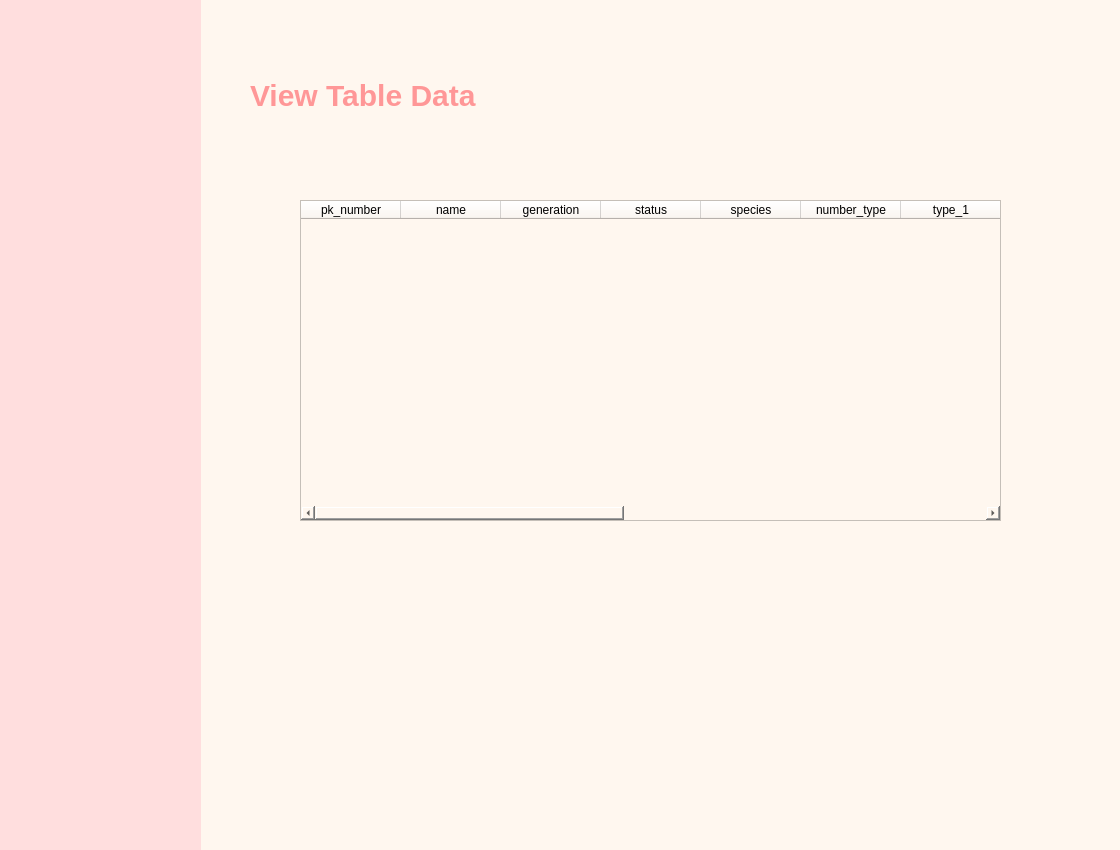
<?xml version="1.0" encoding="UTF-8"?>
<ui version="4.0">
 <class>Dialog</class>
 <widget class="QDialog" name="Dialog">
  <property name="geometry">
   <rect>
    <x>0</x>
    <y>0</y>
    <width>1120</width>
    <height>850</height>
   </rect>
  </property>
  <property name="windowTitle">
   <string>Dialog</string>
  </property>
  <property name="styleSheet">
   <string notr="true">
background-color: rgb(238, 238, 238);
background-color: rgb(255, 247, 239);</string>
  </property>
  <widget class="QWidget" name="widget" native="true">
   <property name="geometry">
    <rect>
     <x>0</x>
     <y>0</y>
     <width>201</width>
     <height>851</height>
    </rect>
   </property>
   <property name="styleSheet">
    <string notr="true">
background-color: rgb(255, 222, 222);</string>
   </property>
  </widget>
  <widget class="QLabel" name="label">
   <property name="geometry">
    <rect>
     <x>250</x>
     <y>50</y>
     <width>311</width>
     <height>91</height>
    </rect>
   </property>
   <property name="styleSheet">
    <string notr="true">font-size: 30px;
font: bold;
color: rgb(255, 222, 222);
color: rgb(255, 151, 151);</string>
   </property>
   <property name="text">
    <string>View Table Data </string>
   </property>
  </widget>
  <widget class="QTableWidget" name="tableWidget">
   <property name="geometry">
    <rect>
     <x>300</x>
     <y>200</y>
     <width>701</width>
     <height>321</height>
    </rect>
   </property>
   <column>
    <property name="text">
     <string>pk_number</string>
    </property>
   </column>
   <column>
    <property name="text">
     <string>name</string>
    </property>
   </column>
   <column>
    <property name="text">
     <string>generation</string>
    </property>
   </column>
   <column>
    <property name="text">
     <string>status</string>
    </property>
   </column>
   <column>
    <property name="text">
     <string>species</string>
    </property>
   </column>
   <column>
    <property name="text">
     <string>number_type</string>
    </property>
   </column>
   <column>
    <property name="text">
     <string>type_1</string>
    </property>
   </column>
   <column>
    <property name="text">
     <string>type_2</string>
    </property>
   </column>
   <column>
    <property name="text">
     <string>height</string>
    </property>
   </column>
   <column>
    <property name="text">
     <string>weight</string>
    </property>
   </column>
   <column>
    <property name="text">
     <string>n_abilities</string>
    </property>
   </column>
   <column>
    <property name="text">
     <string>abilities_1</string>
    </property>
   </column>
   <column>
    <property name="text">
     <string>abilities_hidden</string>
    </property>
   </column>
  </widget>
 </widget>
 <resources/>
 <connections/>
</ui>
